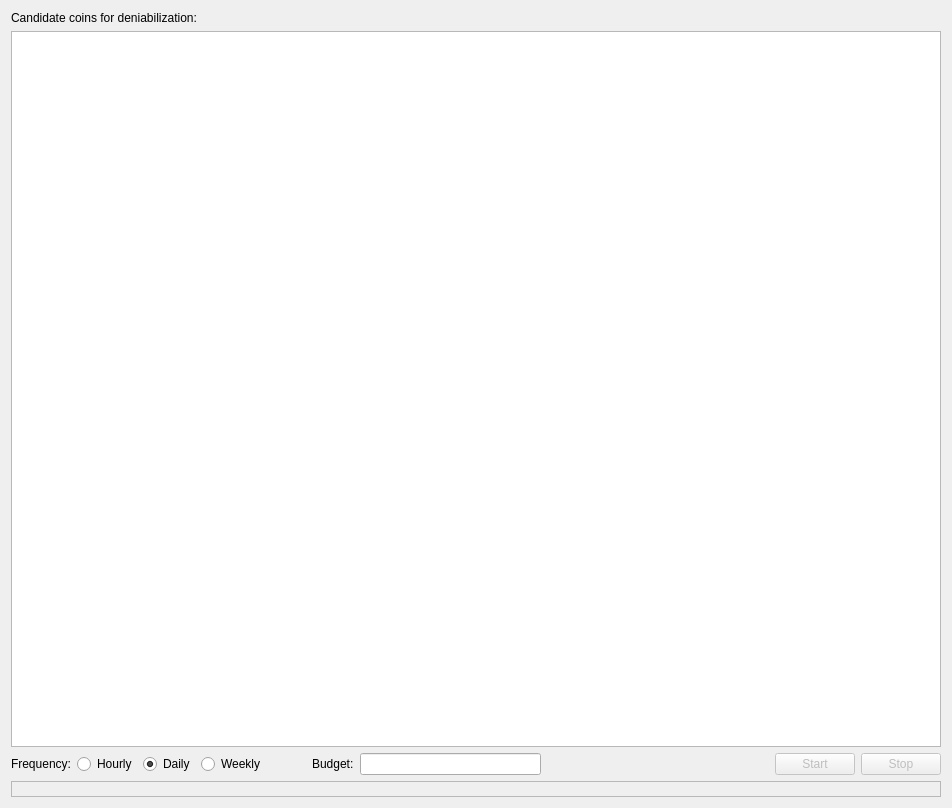
<?xml version="1.0" encoding="UTF-8"?>
<ui version="4.0">
 <class>DeniabilityDialog</class>
 <widget class="QDialog" name="DeniabilityDialog">
  <property name="geometry">
   <rect>
    <x>0</x>
    <y>0</y>
    <width>952</width>
    <height>808</height>
   </rect>
  </property>
  <property name="windowTitle">
   <string>Deniability</string>
  </property>
  <layout class="QVBoxLayout" name="verticalLayout">
   <item>
    <widget class="QLabel" name="titleLabel">
     <property name="text">
      <string>Candidate coins for deniabilization:</string>
     </property>
    </widget>
   </item>
   <item>
    <widget class="QTableWidget" name="tableWidgetCoins">
     <property name="font">
      <font>
       <family>Noto Mono</family>
      </font>
     </property>
    </widget>
   </item>
   <item>
    <layout class="QHBoxLayout" name="horizontalLayout_4">
     <item>
      <layout class="QHBoxLayout" name="horizontalLayout">
       <item>
        <widget class="QLabel" name="frequencyLabel">
         <property name="toolTip">
          <string>Frequency at which to perform a deniabilization cycle. Less frequent provides better privacy and usually has lower fees.</string>
         </property>
         <property name="text">
          <string>Frequency:</string>
         </property>
        </widget>
       </item>
       <item>
        <widget class="QRadioButton" name="hourlyRadioButton">
         <property name="text">
          <string>Hourly</string>
         </property>
        </widget>
       </item>
       <item>
        <widget class="QRadioButton" name="dailyRadioButton">
         <property name="text">
          <string>Daily</string>
         </property>
         <property name="checked">
          <bool>true</bool>
         </property>
        </widget>
       </item>
       <item>
        <widget class="QRadioButton" name="weeklyRadioButton">
         <property name="text">
          <string>Weekly</string>
         </property>
        </widget>
       </item>
      </layout>
     </item>
     <item>
      <spacer name="horizontalSpacer_2">
       <property name="orientation">
        <enum>Qt::Horizontal</enum>
       </property>
       <property name="sizeType">
        <enum>QSizePolicy::Fixed</enum>
       </property>
       <property name="sizeHint" stdset="0">
        <size>
         <width>40</width>
         <height>20</height>
        </size>
       </property>
      </spacer>
     </item>
     <item>
      <layout class="QHBoxLayout" name="horizontalLayout_2">
       <property name="spacing">
        <number>-1</number>
       </property>
       <property name="leftMargin">
        <number>0</number>
       </property>
       <item>
        <widget class="QLabel" name="budgetLabel">
         <property name="toolTip">
          <string>Total budget to spend on deniabilization transactions</string>
         </property>
         <property name="text">
          <string>Budget:</string>
         </property>
        </widget>
       </item>
       <item>
        <widget class="BitcoinAmountField" name="budgetSpinner"/>
       </item>
      </layout>
     </item>
     <item>
      <spacer name="horizontalSpacer">
       <property name="orientation">
        <enum>Qt::Horizontal</enum>
       </property>
       <property name="sizeHint" stdset="0">
        <size>
         <width>40</width>
         <height>20</height>
        </size>
       </property>
      </spacer>
     </item>
     <item>
      <layout class="QHBoxLayout" name="horizontalLayout_3">
       <item>
        <widget class="QPushButton" name="startButton">
         <property name="enabled">
          <bool>false</bool>
         </property>
         <property name="text">
          <string>Start</string>
         </property>
         <property name="default">
          <bool>false</bool>
         </property>
        </widget>
       </item>
       <item>
        <widget class="QPushButton" name="stopButton">
         <property name="enabled">
          <bool>false</bool>
         </property>
         <property name="text">
          <string>Stop</string>
         </property>
         <property name="flat">
          <bool>false</bool>
         </property>
        </widget>
       </item>
      </layout>
     </item>
    </layout>
   </item>
   <item>
    <widget class="QLabel" name="statusLabel">
     <property name="frameShape">
      <enum>QFrame::StyledPanel</enum>
     </property>
     <property name="text">
      <string/>
     </property>
    </widget>
   </item>
  </layout>
 </widget>
 <customwidgets>
  <customwidget>
   <class>BitcoinAmountField</class>
   <extends>QLineEdit</extends>
   <header>qt/bitcoinamountfield.h</header>
   <container>1</container>
  </customwidget>
 </customwidgets>
 <resources/>
 <connections/>
</ui>
